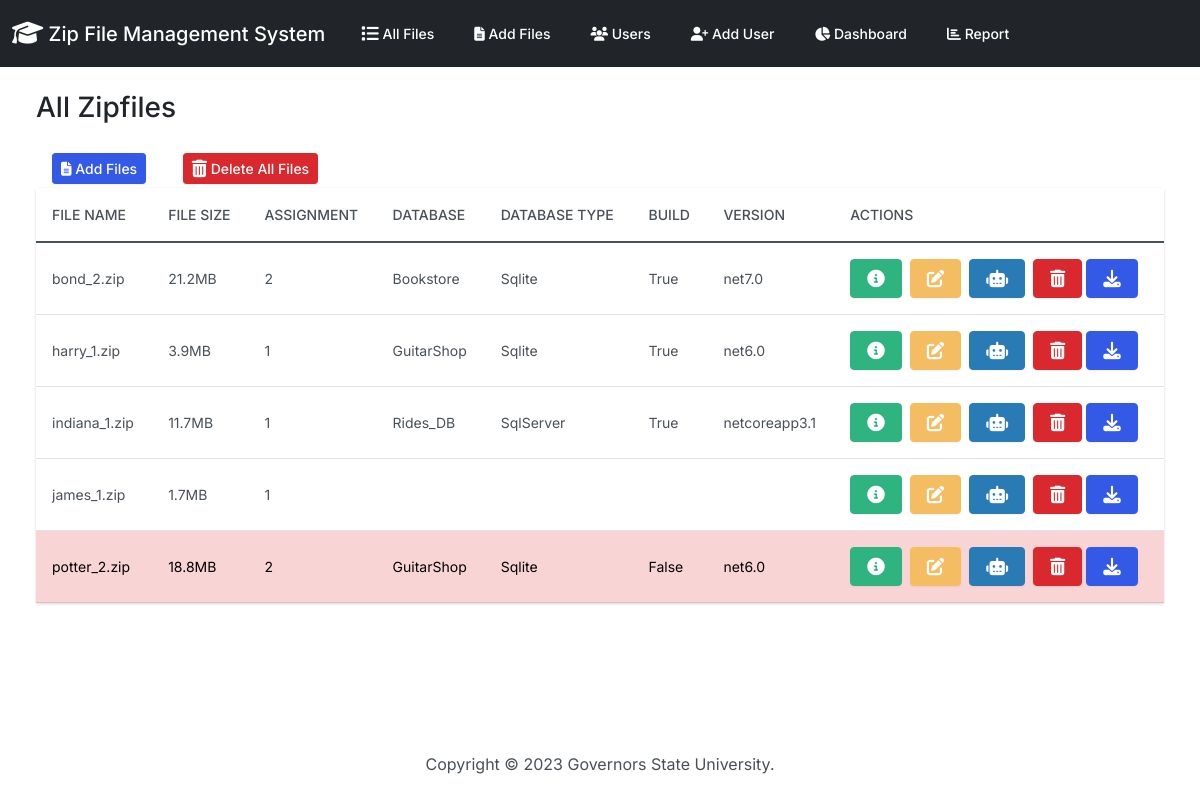
The page / on the database its author committed.
### zipfiles/models.py (models this page shows, shortened)
class File_Results(models.Model):
    id_number = models.PositiveIntegerField(null=True)
    f_name = models.CharField(max_length=255, null=True)
    f_size = models.CharField(max_length=50, null=True)
    myfiles = models.FileField(upload_to="")
    user_name = models.ForeignKey(
        'UserNamesList',
        on_delete=models.CASCADE,
        db_column='user_name',
        default=None
    )
    db_name = models.CharField(max_length=50, null=True)
    db_type = models.CharField(max_length=50, null=True)
    is_build_succeeded = models.CharField(max_length=50, null=True)
    dotnet_version = models.CharField(max_length=20, null=True)
    error_details = models.TextField(null=True)
    assignment_number = models.IntegerField(null=True)
    folder_name = models.CharField(max_length=50, null=True)
    instruction_passed = models.CharField(max_length=50, null=True)

### zipfiles/views.py (the view)
# urls.py: path('', views.index, name='index'),
def index(request):
  failed_files = request.session.pop('failed_files', [])
  file_results = File_Results.objects.all()
  return render(request, 'zipfiles/index.html', {
    'zipfiles': file_results,
    'failed_files': failed_files
  })

### zipfiles/templates/zipfiles/index.html (shortened to what this page needs)
{% extends "zipfiles/base.html" %}
{% block body %}
<h3 class="m-4">All Zipfiles</h3>
<div class="row">
  <div class="col-12">
    {% if zipfiles %}
    <div class="ms-4 me-4 mb-4">
      <a class="btn btn-primary btn-sm mx-3 my-1" href="{% url 'add' %}">
        <i class="fas fa-file-alt"></i> Add Files
      </a>
      <a class="btn btn-danger btn-sm mx-3 my-1" href="{% url 'delete_all' %}" title="Delete All Files" id="delete-all-button">
         Delete All Files
      </a>
      <div>
        <table class="table table-hover">
          <thead class="thead-dark">
            <tr>
              <th scope="col">File name</th>
              <th scope="col">File Size</th>
              <th scope="col">Assignment</th>
              <th scope="col">Database</th>
              <th scope="col">Database Type</th>
              <th scope="col">Build</th>
              <th scope="col">Version</th>
              <th scope="col">Actions</th>
            </tr>
          </thead>
          <tbody>
            {% for zipfile in zipfiles %}
              <tr {% if zipfile.is_build_succeeded == 'False' %}class="table-danger"{% endif %}>
                <td class="align-middle">{{ zipfile.f_name|default:"" }}</td>
                <td class="align-middle">{{ zipfile.f_size|default:"" }}</td>
                <td class="align-middle">{{ zipfile.assignment_number|default:"" }}</td>
                <td class="align-middle">{{ zipfile.db_name|default:"" }}</td>
                <td class="align-middle">{{ zipfile.db_type|default:"" }}</td>
                <td class="align-middle">{{ zipfile.is_build_succeeded|default:"" }}</td>
                <td class="align-middle">{{ zipfile.dotnet_version|default:"" }}</td>
                <td>
                  <a class="btn btn-success me-1" href="{% url 'view_info' zipfile.id %}" data-bs-toggle="modal" data-bs-target="#myModal{{zipfile.id}}" title="Info">
                  </a>
                  <a class="btn btn-warning me-1" href="{% url 'edit' zipfile.id %}" title="Edit">
                  </a>
                  <a class="btn btn-info me-1" href="{% url 'automate' zipfile.id %}" title="Run Automation Script">
                  </a>
                  <button type="button" class="btn btn-danger" data-bs-toggle="modal" data-bs-target="#delete{{zipfile.id}}" title="Delete">
                  </button>
                  <a class="btn btn-primary me-1 download-link" href="{% url 'download_file' zipfile.id %}" title="Download File">
                  </a>
                </td>
              </tr>
            {% endfor %}
          </tbody>
        </table>
      </div>
    </div>
    {% else %}
      <h5 class="alert alert-primary ms-4 me-4">No File_Results Records</h5>
    {% endif %}
  </div>
</div>
{% endblock %}

### zipfiles/templates/zipfiles/base.html (style rules this page uses)
body, table { font-size: 14px; }

### rows shown on the page
File_Results: f_name "bond_2.zip", f_size "21.2MB", assignment_number "2", db_name "Bookstore", db_type "Sqlite", is_build_succeeded "True", dotnet_version "net7.0"
File_Results: f_name "harry_1.zip", f_size "3.9MB", assignment_number "1", db_name "GuitarShop", db_type "Sqlite", is_build_succeeded "True", dotnet_version "net6.0"
File_Results: f_name "indiana_1.zip", f_size "11.7MB", assignment_number "1", db_name "Rides_DB", db_type "SqlServer", is_build_succeeded "True", dotnet_version "netcoreapp3.1"
File_Results: f_name "james_1.zip", f_size "1.7MB", assignment_number "1"
File_Results: f_name "potter_2.zip", f_size "18.8MB", assignment_number "2", db_name "GuitarShop", db_type "Sqlite", is_build_succeeded "False", dotnet_version "net6.0"
